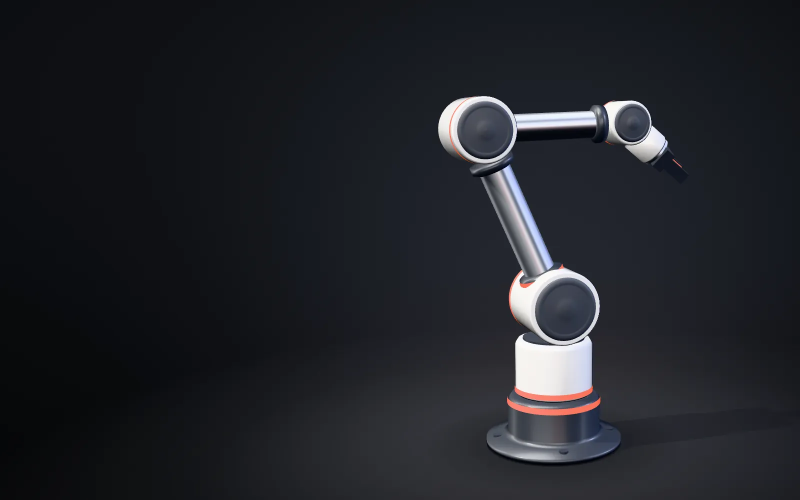
#> input picture .claude/skills/design-deep-dive/kb/creative/10-recipes/examples/l2-zveno/img/hero-d.webp, 1600 x 1000 px (shown at 1/2 size)
$ python img_metrics.py ../../kb/creative/10-recipes/examples/l2-zveno/img/hero-d.webp
#> lines starting #> are read from the running program, lines starting #| are printed output that depends on the picture
#!/usr/bin/env python3
"""img_metrics.py — числа кадра до глаз и до судьи (испытание 15-showcase, 25.09.2026). Одинаковые у всех дорожек.

    python3 img_metrics.py КАДР.png [--mask МАСКА.png | --alpha] [--bg-hex '#101215'] [--text-zone x0,y0,x1,y1] [--out m.json]

  --mask      PNG той же величины: белое (> 127) — объект. Удобно рендерить из Blender тем же кадром (объект белым emission,
              остальное чёрным) или брать альфу рендера на прозрачном фоне (--alpha).
  --alpha     маска объекта = альфа кадра (> 0.5); цвет считается по кадру, наложенному на --bg-hex (или на серый).
  --bg-hex    цвет фона страницы: насколько фон кадра совпадает со страницей (ΔE2000 медианы фона к hex).
  --text-zone доли кадра под заголовок, например 0,0,0.45,1 — какая доля «визуального веса» в зоне текста (должна быть малой).

Что считает (sRGB → Lab D65):
  obj/bg L* — перцентили 5/50/95 и максимум; obj_minus_bg_L — разность медиан (цель ≥ 10–15);
  clip_obj — доля пикселей объекта с каналом ≥ 254 (цель ≤ 1 %); hi_obj — доля L* ≥ 97 (блик: 0,1–1 %); crush — доля L* ≤ 3;
  noise — СКО (L/100 − гаусс σ 2 px) по объекту, ×10⁻³ (цель ≤ 2,5 для hero; метод по духу D2/02);
  chroma — доля насыщенных пикселей C* > 60 в кадре и на объекте (правило «одно насыщенное пятно»);
  weight_center — центр «визуального веса» (локальный контраст σ 8 + насыщенность), доли кадра; weight_in_text — доля веса
  в зоне текста; weight_on_obj — доля веса на объекте (фокус должен быть на герое);
  bg_vs_page_dE — ΔE2000 медианы фона к --bg-hex (цель ≤ 3 — постер не «ступенькой» на странице).
Печатает JSON (и пишет в --out). Пороги — стартовые, из таблицы плана; на людях не откалиброваны.
"""
import json
import math
import sys

import numpy as np
from PIL import Image


def srgb_to_lin(c):
    return np.where(c <= 0.04045, c / 12.92, ((c + 0.055) / 1.055) ** 2.4)


def rgb_to_lab(rgb):  # rgb 0..1 sRGB, (..., 3)
    lin = srgb_to_lin(rgb)
    m = np.array([[0.4124564, 0.3575761, 0.1804375],
                  [0.2126729, 0.7151522, 0.0721750],
                  [0.0193339, 0.1191920, 0.9503041]])
    xyz = lin @ m.T
    white = np.array([0.95047, 1.0, 1.08883])
    t = xyz / white
    d = 6 / 29
    f = np.where(t > d ** 3, np.cbrt(t), t / (3 * d * d) + 4 / 29)
    L = 116 * f[..., 1] - 16
    a = 500 * (f[..., 0] - f[..., 1])
    b = 200 * (f[..., 1] - f[..., 2])
    return np.stack([L, a, b], axis=-1)


# [36 lines left out: function de2000, not called in this run]


def gauss(img, sigma):
    r = max(1, int(3 * sigma))
    x = np.arange(-r, r + 1)
    k = np.exp(-x * x / (2 * sigma * sigma))
    k /= k.sum()
    pad = np.pad(img, ((r, r), (r, r)), mode="reflect")
    tmp = np.apply_along_axis(lambda v: np.convolve(v, k, mode="valid"), 1, pad)
    return np.apply_along_axis(lambda v: np.convolve(v, k, mode="valid"), 0, tmp)


def hex_rgb(h):
    h = h.lstrip("#")
    return np.array([int(h[i:i + 2], 16) / 255 for i in (0, 2, 4)])


def pct(v, q):
    return float(np.percentile(v, q)) if v.size else None


def main():
    a = sys.argv[1:]
    if not a or a[0] in ("-h", "--help"):
        print(__doc__)
        return 0

    def opt(n, d=None):
        return a[a.index(n) + 1] if n in a else d

    path = a[0]
    im = Image.open(path)
#> im is the input picture: PIL image 1600x1000 RGB; mean R, G, B 32.9, 34.8, 39.9
    has_alpha = im.mode in ("RGBA", "LA") or "transparency" in im.info
#> has_alpha = False
    rgba = np.asarray(im.convert("RGBA")).astype(np.float64) / 255
    bg_hex = opt("--bg-hex")
    bg_rgb = hex_rgb(bg_hex) if bg_hex else np.array([0.5, 0.5, 0.5])
    rgb = rgba[..., :3]
    alpha = rgba[..., 3]
#> alpha: shape (1000, 1600) float64; every value is 1
    if has_alpha:  # кадр на прозрачном фоне — смотрим так, как его увидит страница
        rgb = rgb * alpha[..., None] + bg_rgb * (1 - alpha[..., None])
    h, w = rgb.shape[:2]
    if opt("--mask"):
        mask = np.asarray(Image.open(opt("--mask")).convert("L").resize((w, h))) > 127
    elif "--alpha" in a and has_alpha:
        mask = alpha > 0.5
    else:
        mask = None
    lab = rgb_to_lab(rgb)
#> in rgb_to_lab, `f = np.where(t > d ** 3, np.cbrt(t), t / (3 * d * d) + 4 / 29)`:
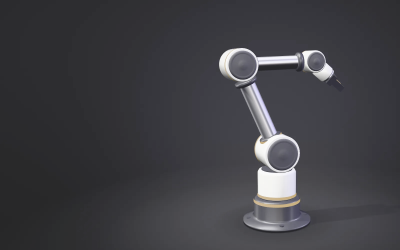
#> f: shape (1000, 1600, 3) float64 (shown at 1/4 size); mean R, G, B 0.252, 0.251, 0.269
#> in rgb_to_lab, `a = 500 * (f[..., 0] - f[..., 1])`:
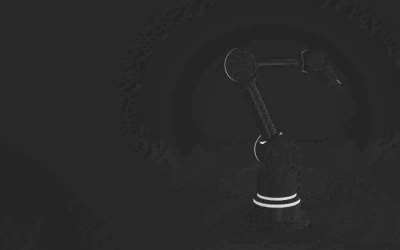
#> a: shape (1000, 1600) float64 (shown at 1/4 size); min -10.61, max 57.78, mean 0.5; drawn with min black and max white
#> in rgb_to_lab, `b = 200 * (f[..., 1] - f[..., 2])`:
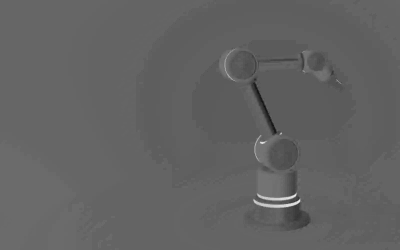
#> b: shape (1000, 1600) float64 (shown at 1/4 size); min -36.22, max 48.18, mean -3.5; drawn with min black and max white
#> in rgb_to_lab, `return np.stack([L, a, b], axis=-1)`:
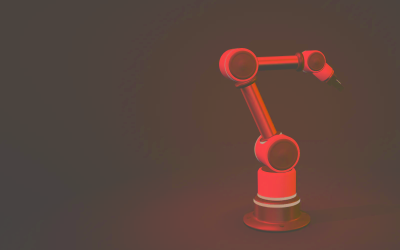
#> returned value: shape (1000, 1600, 3) float64 (shown at 1/4 size); mean of channels 0, 1, 2 13.1, 0.5, -3.5; drawn with min black and max white
    L = lab[..., 0]
    C = np.hypot(lab[..., 1], lab[..., 2])
    rgb8 = np.round(rgb * 255)
    out = {"file": path, "size": [w, h], "mask": bool(mask is not None)}
    obj = mask if mask is not None else np.ones_like(L, dtype=bool)
    bg = ~mask if mask is not None else None
    Lo = L[obj]
    out["obj_L"] = {"p5": pct(Lo, 5), "p50": pct(Lo, 50), "p95": pct(Lo, 95), "max": float(Lo.max()) if Lo.size else None}
    out["clip_obj_pct"] = float((rgb8[obj] >= 254).any(axis=-1).mean() * 100) if Lo.size else None
    out["hi_obj_pct"] = float((Lo >= 97).mean() * 100) if Lo.size else None
    out["crush_obj_pct"] = float((Lo <= 3).mean() * 100) if Lo.size else None
    if bg is not None and bg.any():
        Lb = L[bg]
        out["bg_L"] = {"p5": pct(Lb, 5), "p50": pct(Lb, 50), "p95": pct(Lb, 95)}
        out["obj_minus_bg_L"] = pct(Lo, 50) - pct(Lb, 50)
        if bg_hex:
            med = [float(np.median(lab[..., i][bg])) for i in range(3)]
            out["bg_vs_page_dE"] = de2000(med, rgb_to_lab(hex_rgb(bg_hex)[None, None, :])[0, 0].tolist())
    hp = L / 100 - gauss(L / 100, 2.0)
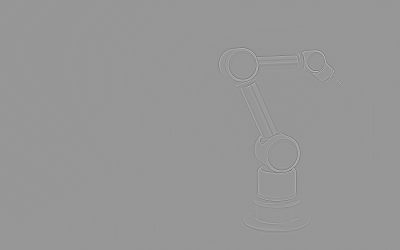
#> hp: shape (1000, 1600) float64 (shown at 1/4 size); min -0.756, max 0.521, mean 8.47e-09; drawn with min black and max white
    out["noise_e3"] = float(hp[obj].std() * 1000)
    out["chroma_hi_pct_frame"] = float((C > 60).mean() * 100)
    out["chroma_hi_pct_obj"] = float((C[obj] > 60).mean() * 100) if Lo.size else None
    wmap = np.abs(L - gauss(L, 8.0)) + 0.35 * C
#> call 2 of gauss, with sigma = 8
#> in gauss (call 2), `tmp = np.apply_along_axis(lambda v: np.convolve(v, k, mode="valid"), 1..`:
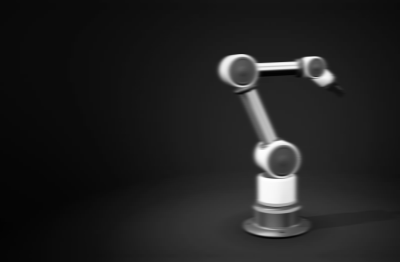
#> tmp: shape (1048, 1600) float64 (shown at 1/4 size); min 0.35, max 98.09, mean 13; drawn with min black and max white
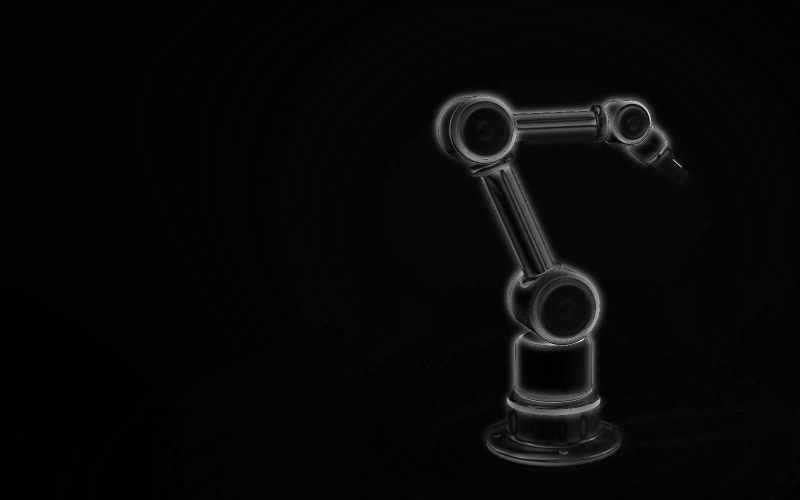
#> wmap: shape (1000, 1600) float64 (shown at 1/2 size); min 0.0141, max 75.03, mean 2.5; drawn with min black and max white
    wsum = wmap.sum() + 1e-9
#> wsum = 3936190.7
    ys, xs = np.mgrid[0:h, 0:w]
    out["weight_center"] = [float((wmap * xs).sum() / wsum / w), float((wmap * ys).sum() / wsum / h)]
    if mask is not None:
        out["weight_on_obj"] = float(wmap[mask].sum() / wsum)
    tz = opt("--text-zone")
    if tz:
        x0, y0, x1, y1 = [float(v) for v in tz.split(",")]
        zone = (xs >= x0 * w) & (xs < x1 * w) & (ys >= y0 * h) & (ys < y1 * h)
        out["weight_in_text"] = float(wmap[zone].sum() / wsum)
    js = json.dumps(out, ensure_ascii=False, indent=1)
    if opt("--out"):
        with open(opt("--out"), "w") as f:
            f.write(js)
    print(js)
#> (printed output is left out)
    return 0


if __name__ == "__main__":
    sys.exit(main())
#> (the program exits here)

$ run again, on .claude/skills/design-deep-dive/kb/creative/10-recipes/examples/l2-zveno/img/st-first-move.webp
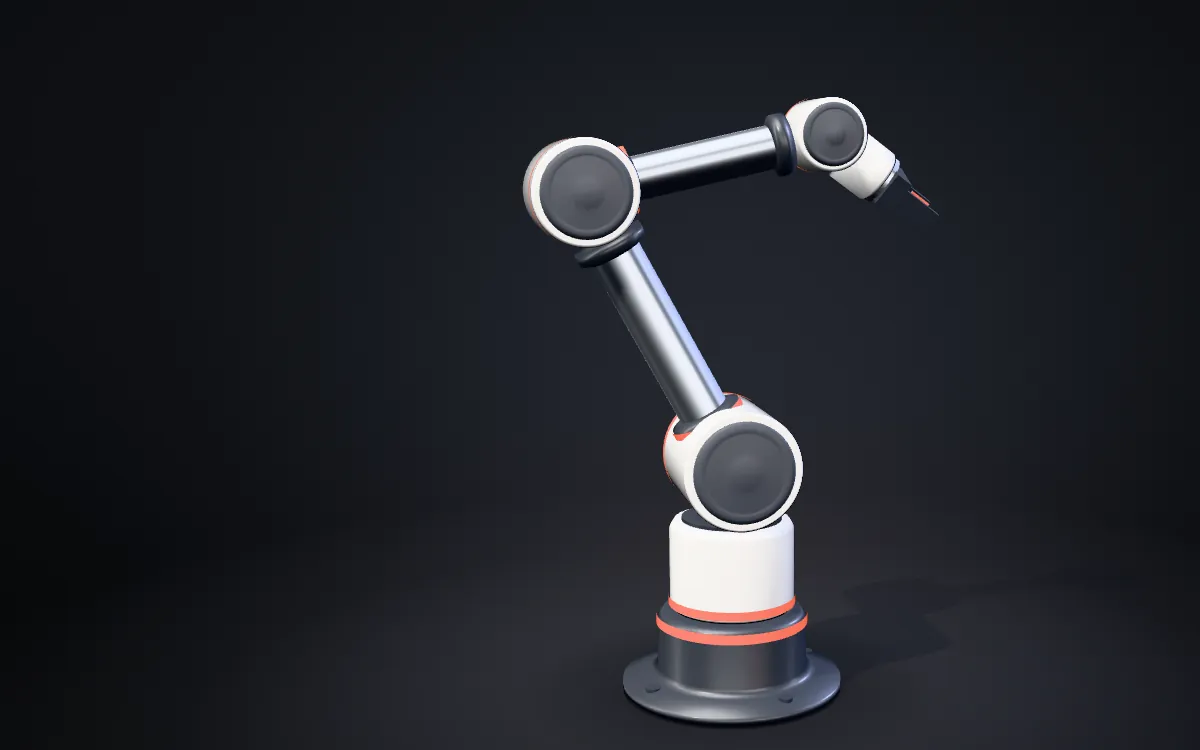
#> input picture .claude/skills/design-deep-dive/kb/creative/10-recipes/examples/l2-zveno/img/st-first-move.webp, 1200 x 750 px
#> in main, im is the input picture: PIL image 1200x750 RGB; mean R, G, B 35, 36.8, 42.2
#> has_alpha = False
#> alpha: shape (750, 1200) float64; every value is 1
#> pad: shape (798, 1248) float64
#> in gauss (call 2), `tmp = np.apply_along_axis(lambda v: np.convolve(v, k, mode="valid"), 1..`:
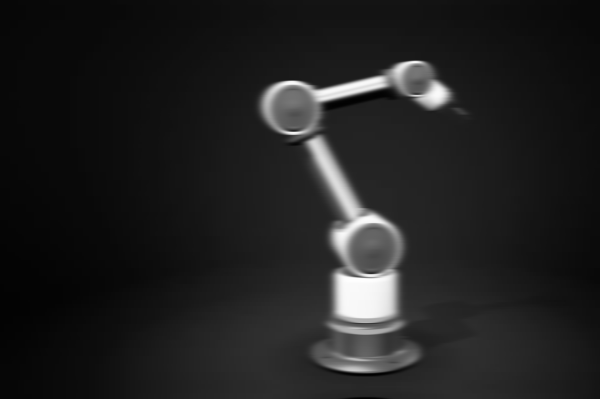
#> tmp: shape (798, 1200) float64 (shown at 1/2 size); min 1.16, max 98.44, mean 13.7; drawn with min black and max white
#> in main, `wmap = np.abs(L - gauss(L, 8.0)) + 0.35 * C`:
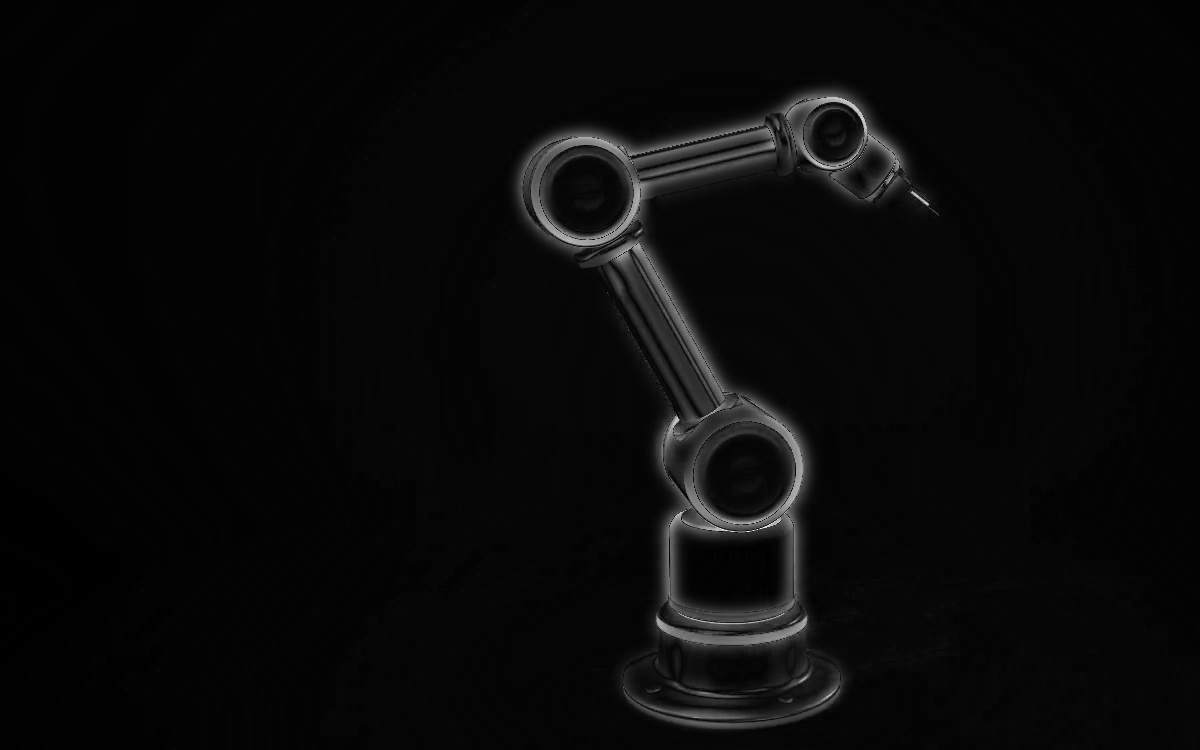
#> wmap: shape (750, 1200) float64; min 0.00299, max 76.79, mean 2.9; drawn with min black and max white
#> wsum = 2626673.8
#> (printed output is left out)
